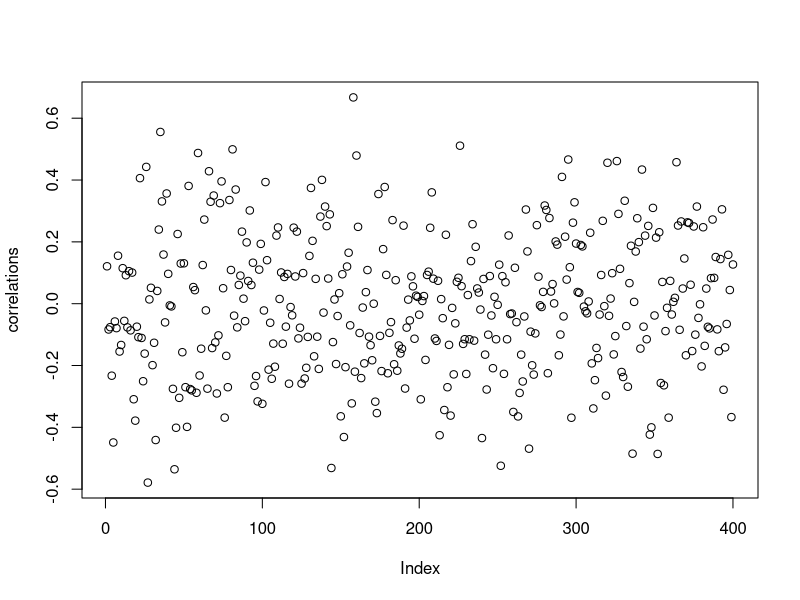
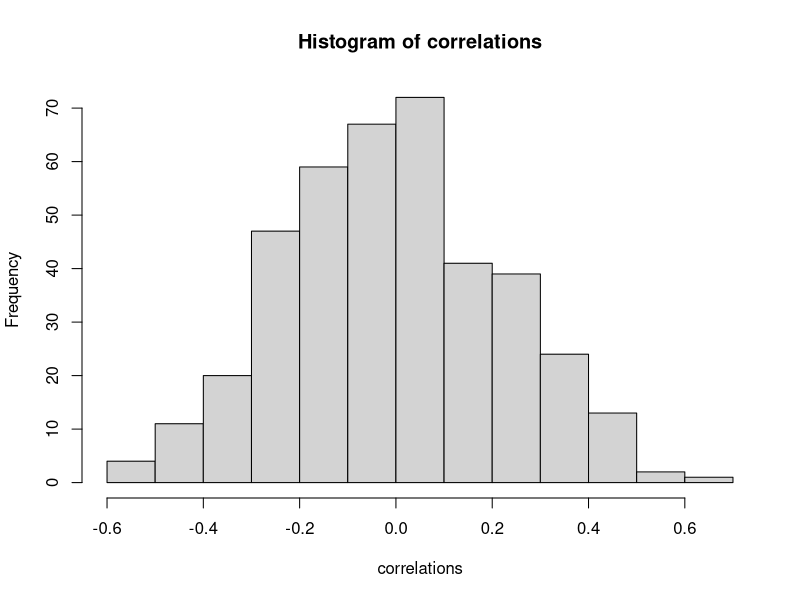
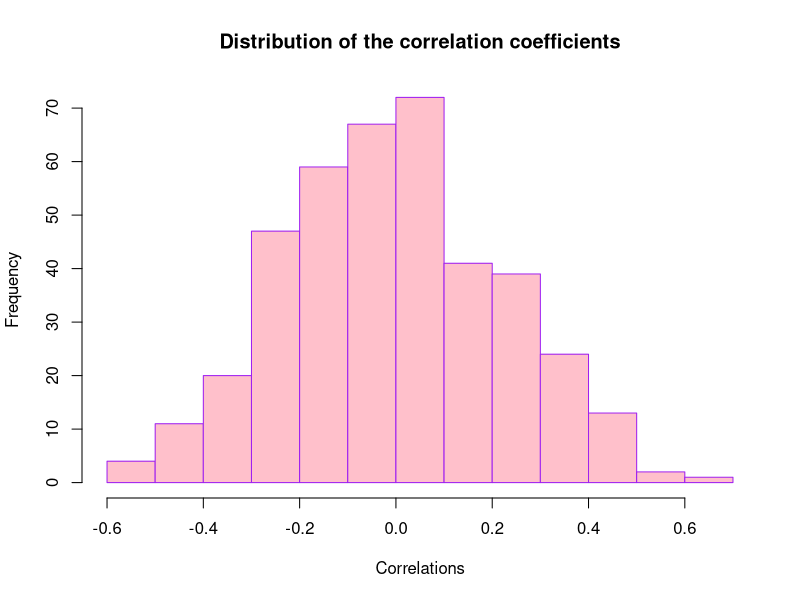
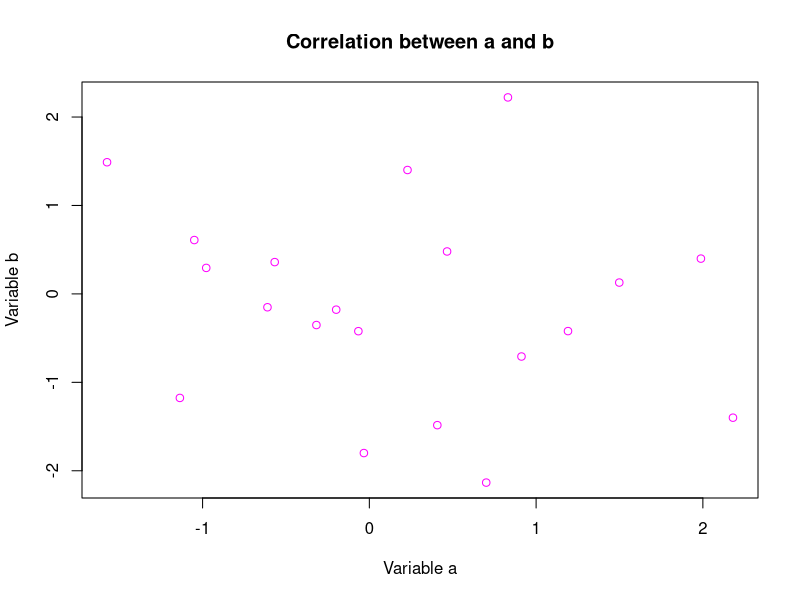
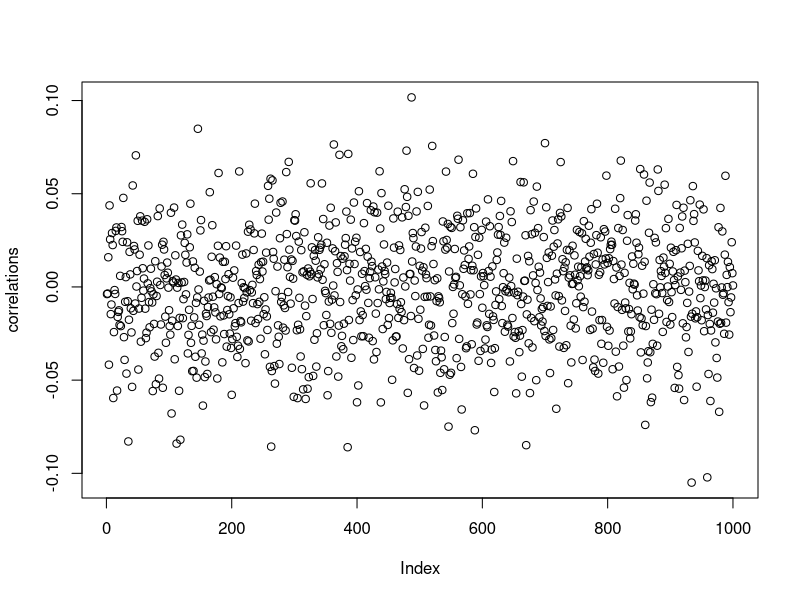
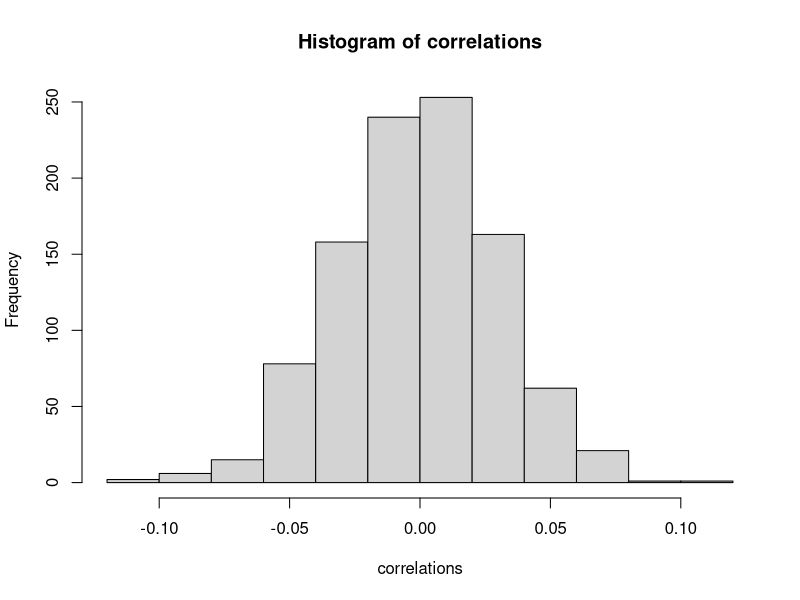
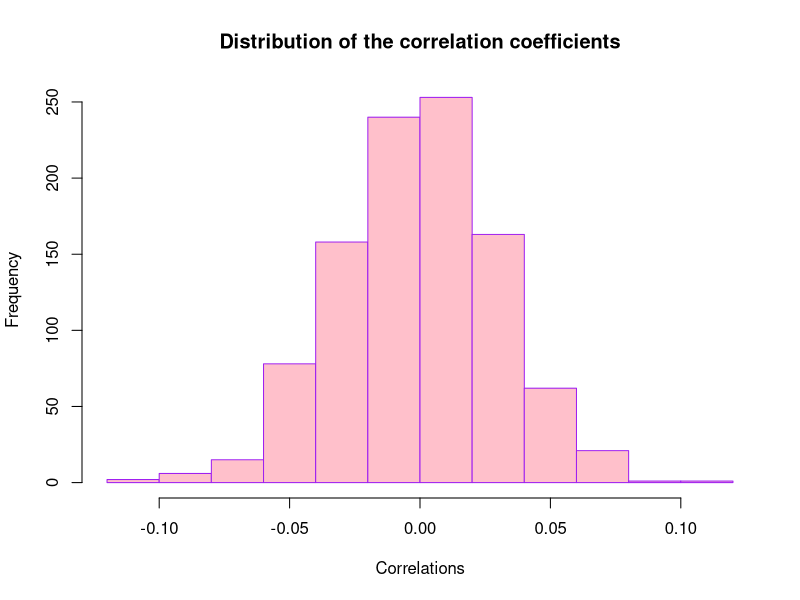
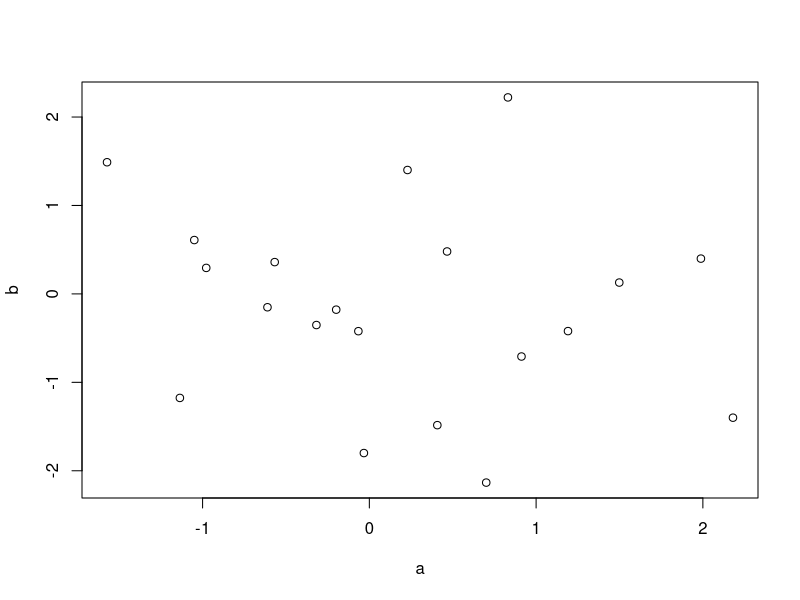

Here is the R script that generated these plots, in order:
#################
#Fernanda Valdez
# Problem Set 1
# October 21, 2025
# POLS 602
#################

install.packages('dplyr')
install.packages("ggplot2")
library(dplyr)
library(tidyr)
library(ggplot2)
require(ggplot2)
set.seed(5315)

################
## Simulation ##
################

# 1. Create two random variables with 20 observations each.

a <- rnorm(20)
b <- rnorm(20)


#    Calculate the correlation between the two variables. 
cor(a, b)

#    Repeat process many times.
correlations <- replicate(400,{ 
  a <- rnorm(20)
  b <- rnorm(20)
  cor(a,b)})


#    Plot the distribution of the correlation coefficients  and report the 
#    standard deviation. 
plot(correlations)

hist(correlations)
hist(correlations,
     main = "Distribution of the correlation coefficients",
     xlab = "Correlations",
     col = "pink",
     border = "purple")

plot (a, b,
      main = "Correlation between a and b",
      xlab = "Variable a",
      ylab = "Variable b",
      col = "magenta")

sd(correlations)


#    On average, what would we expect the correlation
#    between the two variables be? What does this distribution tell us about 
#    sample estimates of population parameters? 
#    -- We would expect the correlation between them to be close to 0 because
#       they are two different random variables. 
#    -- The distribution indicates variation because we only have 20 observations 
#       for 50 repetitions. If we had more observations and repetitions and larger sample size...
# small will make you think there is a relationship, increasing it will show you there is now relationship.

# 2. Repeat with a sample size of 1,000 and provide substantive interpretation 
#    of how the results differ. 
correlations <- replicate(1000,{ 
  a <- rnorm(1000)
  b <- rnorm(1000)
  cor(a,b)})

plot(correlations)
hist(correlations)

hist(correlations,
     main = "Distribution of the correlation coefficients",
     xlab = "Correlations",
     col = "pink",
     border = "purple")


plot(a,b)

sd(correlations)

# --Here, we increased our sample size to 1,000, a much larger sample
#   size that is more representative of the population. Because we have a more
#   representative sample, we get more  concentration around 0, creating
#   what resembles a bell curve. 

# shows that there is no correlation because that's what a larger sample tells us!!!

# 3. Create three random variables that have the following relationship: 
#    Z -> X     Z -> Y
#    HINT: Start by generating Z as a random variable, then create X and Y as 
#    some function of Z plus random noise. 

# lab
Z <- rnorm(20)
X <- Z + rnorm(20)
Y <- Z + rnorm(20)

cor (X,Y)

# some correlation still because they have a similar relationship with Y even with all the noise. 

Z <- rnorm(50, mean = 0 , sd = 80)
X <- Z + rnorm(50, mean = 0 , sd = 80)
Y <- Z + rnorm(50, mean = 0 , sd = 80)
cor(Z,X)
cor(Z,Y)

#    Plot X and Y on scatter plot and report their correlation. 
plot (X, Y,
      main = "Correlation between X and Y",
      xlab = "Variable X",
      ylab = "Variable Y",
      col = "magenta")

cor(X, Y)

#    What does this tell us about interpreting correlations? 
#    -- The correlation is .6 so there is a positive relationship with a linear
#       relationship. We can't say there is a strong linear relationship because
#       the correlation is just past .5 though. 
